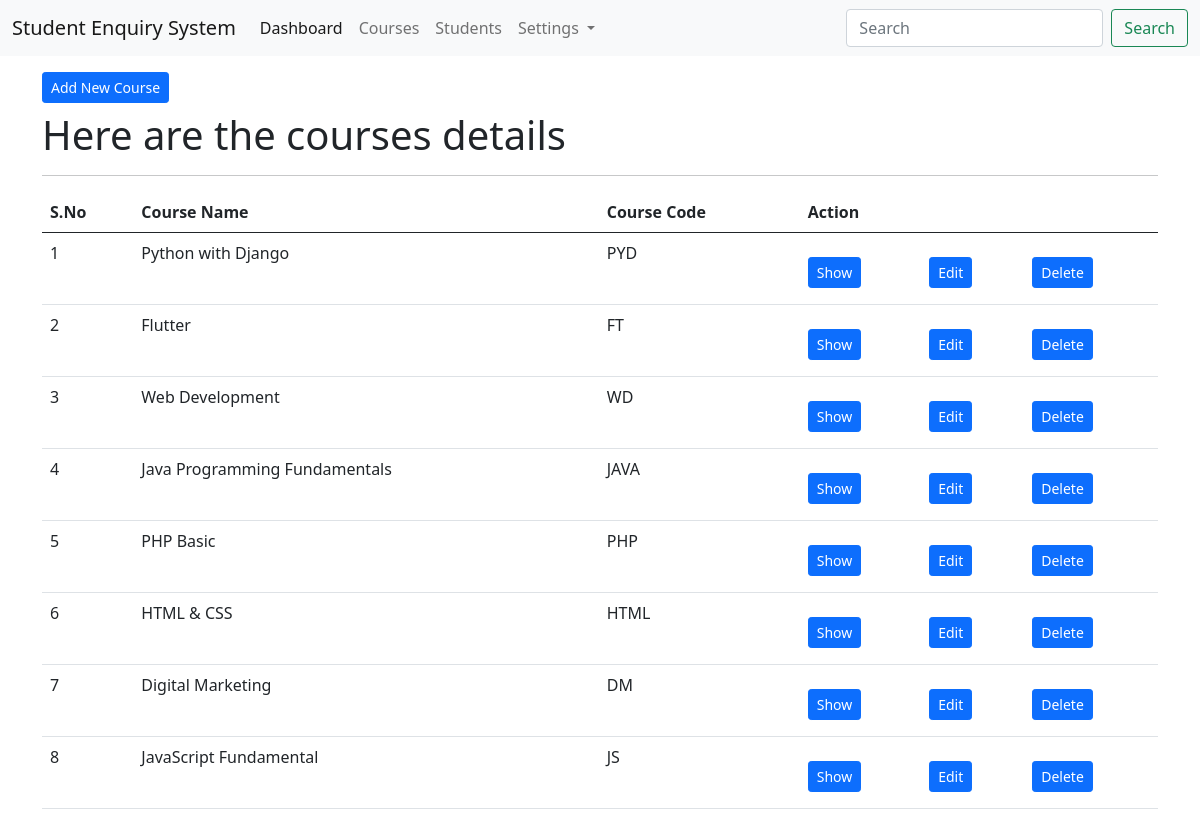
/courses/list/, run on an earlier commit of the app's database.
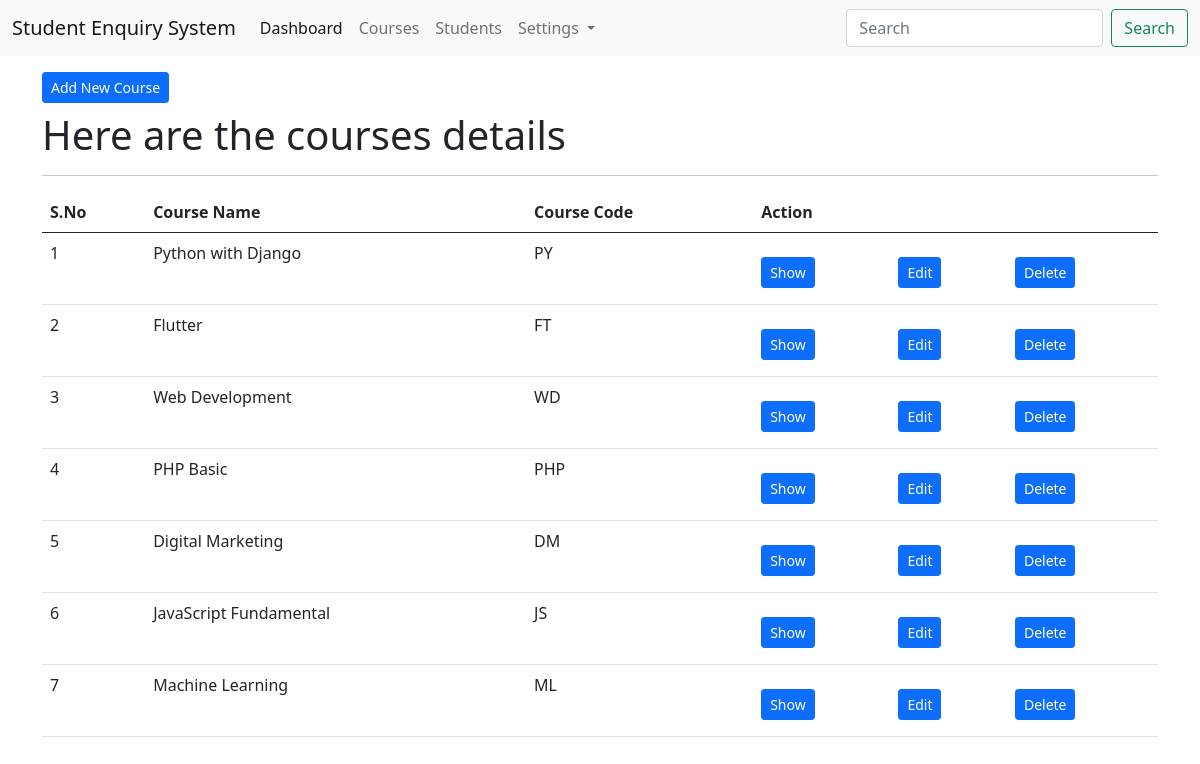
And on a later commit of the database.
### app_courses/models.py (models this page shows, shortened)
class CourseModel(models.Model):
    course_name = models.CharField(max_length=200)
    course_code = models.CharField(max_length=100)
    class Meta:
        db_table = "tbl_courses"

### app_courses/views.py (the view)
# urls.py: path('list/', views.course_index, name='course-index'),
def course_index(request):
    courses = CourseModel.objects.all()
    context = {
        "title": "SES | Courses",
        "body_title": "Here are the courses details",
        "courses": courses
    }
    return render(request, 'courses/index.html', context)

### templates/courses/index.html (shortened to what this page needs)
{% extends 'layouts/master.html' %}
{% block content %}
<div class="container">
    <a href="{% url 'course-create' %}" class="btn btn-primary btn-sm mt-3 mb-2">Add New Course</a>
    <h1>{{ body_title }}</h1>
    <hr>
    <table class="table table-hover">
        <thead>
            <tr>
                <th>S.No</th>
                <th>Course Name</th>
                <th>Course Code</th>
                <th colspan="3">Action</th>
            </tr>
        </thead>
        <tbody>
            {% for val in courses %}
            <tr>
                <td>{{ forloop.counter }}</td>
                <td>{{ val.course_name }}</td>
                <td>{{ val.course_code }}</td>
                <td><a href="{% url 'course-show' val.id %}"
                    class="btn btn-primary btn-sm mt-3 mb-2">Show</a>
                </td>
                <td><a href="{% url 'course-edit' val.id %}"
                    class="btn btn-primary btn-sm mt-3 mb-2">Edit</a>
                </td>
                <td><a href="{% url 'course-delete' val.id %}"
                    class="btn btn-primary btn-sm mt-3 mb-2">Delete</a>
                </td>
            </tr>
            {% endfor %}
        </tbody>
    </table>
</div>
{% endblock %}

What changed in the data, as far as the page shows it:
removed CourseModel: course_name "Java Programming Fundamentals", course_code "JAVA"
removed CourseModel: course_name "HTML & CSS", course_code "HTML"
changed CourseModel "Python with Django": course_code "PYD" → "PY"
added CourseModel: course_name "Machine Learning", course_code "ML"
